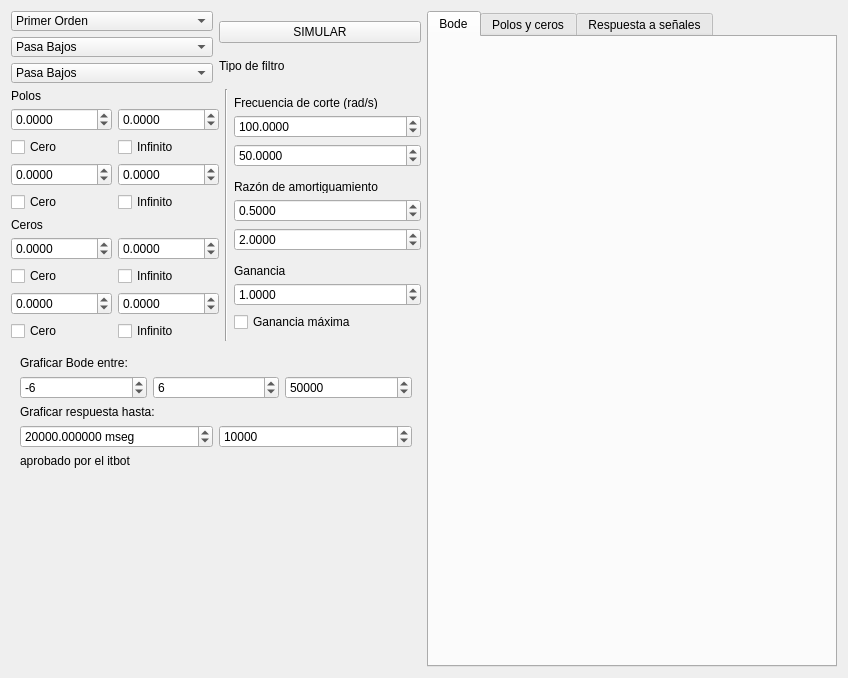
<?xml version="1.0" encoding="UTF-8"?>
<ui version="4.0">
 <class>Form</class>
 <widget class="QWidget" name="Form">
  <property name="geometry">
   <rect>
    <x>0</x>
    <y>0</y>
    <width>848</width>
    <height>580</height>
   </rect>
  </property>
  <property name="windowTitle">
   <string>Form</string>
  </property>
  <layout class="QHBoxLayout" name="horizontalLayout_5">
   <item>
    <layout class="QHBoxLayout" name="horizontalAll">
     <item>
      <layout class="QVBoxLayout" name="verticalSelect">
       <property name="sizeConstraint">
        <enum>QLayout::SetDefaultConstraint</enum>
       </property>
       <item>
        <layout class="QHBoxLayout" name="horizontalMain">
         <item>
          <layout class="QVBoxLayout" name="layoutGrado">
           <item>
            <widget class="QComboBox" name="comboGrado">
             <property name="maximumSize">
              <size>
               <width>16777215</width>
               <height>20</height>
              </size>
             </property>
             <item>
              <property name="text">
               <string>Primer Orden</string>
              </property>
             </item>
             <item>
              <property name="text">
               <string>Segundo Orden</string>
              </property>
             </item>
            </widget>
           </item>
           <item>
            <widget class="QComboBox" name="combo1er">
             <property name="maximumSize">
              <size>
               <width>16777215</width>
               <height>20</height>
              </size>
             </property>
             <item>
              <property name="text">
               <string>Pasa Bajos</string>
              </property>
             </item>
             <item>
              <property name="text">
               <string>Pasa Altos</string>
              </property>
             </item>
             <item>
              <property name="text">
               <string>Pasa Todo</string>
              </property>
             </item>
             <item>
              <property name="text">
               <string>Arbitrario</string>
              </property>
             </item>
            </widget>
           </item>
           <item>
            <widget class="QComboBox" name="combo2do">
             <property name="maximumSize">
              <size>
               <width>16777215</width>
               <height>20</height>
              </size>
             </property>
             <item>
              <property name="text">
               <string>Pasa Bajos</string>
              </property>
             </item>
             <item>
              <property name="text">
               <string>Pasa Altos</string>
              </property>
             </item>
             <item>
              <property name="text">
               <string>Pasa Todo</string>
              </property>
             </item>
             <item>
              <property name="text">
               <string>Pasa Banda</string>
              </property>
             </item>
             <item>
              <property name="text">
               <string>Notch</string>
              </property>
             </item>
             <item>
              <property name="text">
               <string>Low-pass Notch</string>
              </property>
             </item>
             <item>
              <property name="text">
               <string>High-pass Notch</string>
              </property>
             </item>
             <item>
              <property name="text">
               <string>Arbitrario</string>
              </property>
             </item>
            </widget>
           </item>
          </layout>
         </item>
         <item>
          <layout class="QVBoxLayout" name="verticalLayout_3">
           <item>
            <widget class="QPushButton" name="pushSimular">
             <property name="minimumSize">
              <size>
               <width>0</width>
               <height>20</height>
              </size>
             </property>
             <property name="text">
              <string>SIMULAR</string>
             </property>
            </widget>
           </item>
           <item>
            <widget class="QLabel" name="labelTipoFiltro">
             <property name="maximumSize">
              <size>
               <width>16777215</width>
               <height>13</height>
              </size>
             </property>
             <property name="text">
              <string>Tipo de filtro</string>
             </property>
            </widget>
           </item>
          </layout>
         </item>
        </layout>
       </item>
       <item>
        <layout class="QVBoxLayout" name="layoutConfig">
         <item>
          <layout class="QHBoxLayout" name="horizontalConfig">
           <item>
            <layout class="QVBoxLayout" name="verticalConfigPolosCeros">
             <item>
              <layout class="QVBoxLayout" name="layoutPolo">
               <item>
                <widget class="QLabel" name="labelPolo">
                 <property name="sizePolicy">
                  <sizepolicy hsizetype="Preferred" vsizetype="Minimum">
                   <horstretch>0</horstretch>
                   <verstretch>0</verstretch>
                  </sizepolicy>
                 </property>
                 <property name="maximumSize">
                  <size>
                   <width>16777215</width>
                   <height>13</height>
                  </size>
                 </property>
                 <property name="text">
                  <string>Polos</string>
                 </property>
                </widget>
               </item>
               <item>
                <layout class="QHBoxLayout" name="complexPolo">
                 <item>
                  <widget class="QDoubleSpinBox" name="spinBoxPolo">
                   <property name="decimals">
                    <number>4</number>
                   </property>
                   <property name="minimum">
                    <double>-1000000000.000000000000000</double>
                   </property>
                   <property name="maximum">
                    <double>1000000000.000000000000000</double>
                   </property>
                   <property name="stepType">
                    <enum>QAbstractSpinBox::DefaultStepType</enum>
                   </property>
                  </widget>
                 </item>
                 <item>
                  <widget class="QDoubleSpinBox" name="spinBoxPoloIm">
                   <property name="decimals">
                    <number>4</number>
                   </property>
                   <property name="minimum">
                    <double>-1000000000.000000000000000</double>
                   </property>
                   <property name="maximum">
                    <double>1000000000.000000000000000</double>
                   </property>
                   <property name="stepType">
                    <enum>QAbstractSpinBox::DefaultStepType</enum>
                   </property>
                  </widget>
                 </item>
                </layout>
               </item>
               <item>
                <layout class="QHBoxLayout" name="horizontalPolo">
                 <item>
                  <widget class="QCheckBox" name="checkPolo_cero">
                   <property name="text">
                    <string>Cero</string>
                   </property>
                  </widget>
                 </item>
                 <item>
                  <widget class="QCheckBox" name="checkPolo_infinito">
                   <property name="text">
                    <string>Infinito</string>
                   </property>
                  </widget>
                 </item>
                </layout>
               </item>
               <item>
                <layout class="QHBoxLayout" name="complexPolo_2">
                 <item>
                  <widget class="QDoubleSpinBox" name="spinBoxPolo_2">
                   <property name="decimals">
                    <number>4</number>
                   </property>
                   <property name="minimum">
                    <double>-1000000000.000000000000000</double>
                   </property>
                   <property name="maximum">
                    <double>1000000000.000000000000000</double>
                   </property>
                   <property name="stepType">
                    <enum>QAbstractSpinBox::DefaultStepType</enum>
                   </property>
                  </widget>
                 </item>
                 <item>
                  <widget class="QDoubleSpinBox" name="spinBoxPoloIm_2">
                   <property name="decimals">
                    <number>4</number>
                   </property>
                   <property name="minimum">
                    <double>-1000000000.000000000000000</double>
                   </property>
                   <property name="maximum">
                    <double>1000000000.000000000000000</double>
                   </property>
                   <property name="stepType">
                    <enum>QAbstractSpinBox::DefaultStepType</enum>
                   </property>
                  </widget>
                 </item>
                </layout>
               </item>
               <item>
                <layout class="QHBoxLayout" name="horizontalPolo_2">
                 <item>
                  <widget class="QCheckBox" name="checkPolo_cero_2">
                   <property name="text">
                    <string>Cero</string>
                   </property>
                  </widget>
                 </item>
                 <item>
                  <widget class="QCheckBox" name="checkPolo_infinito_2">
                   <property name="text">
                    <string>Infinito</string>
                   </property>
                  </widget>
                 </item>
                </layout>
               </item>
              </layout>
             </item>
             <item>
              <layout class="QVBoxLayout" name="layoutCero">
               <item>
                <widget class="QLabel" name="labelCero">
                 <property name="sizePolicy">
                  <sizepolicy hsizetype="Preferred" vsizetype="Minimum">
                   <horstretch>0</horstretch>
                   <verstretch>0</verstretch>
                  </sizepolicy>
                 </property>
                 <property name="maximumSize">
                  <size>
                   <width>16777215</width>
                   <height>13</height>
                  </size>
                 </property>
                 <property name="text">
                  <string>Ceros</string>
                 </property>
                </widget>
               </item>
               <item>
                <layout class="QHBoxLayout" name="complexCero">
                 <item>
                  <widget class="QDoubleSpinBox" name="spinBoxCero">
                   <property name="decimals">
                    <number>4</number>
                   </property>
                   <property name="minimum">
                    <double>-1000000000.000000000000000</double>
                   </property>
                   <property name="maximum">
                    <double>1000000000.000000000000000</double>
                   </property>
                   <property name="stepType">
                    <enum>QAbstractSpinBox::DefaultStepType</enum>
                   </property>
                  </widget>
                 </item>
                 <item>
                  <widget class="QDoubleSpinBox" name="spinBoxCeroIm">
                   <property name="decimals">
                    <number>4</number>
                   </property>
                   <property name="minimum">
                    <double>-1000000000.000000000000000</double>
                   </property>
                   <property name="maximum">
                    <double>1000000000.000000000000000</double>
                   </property>
                   <property name="stepType">
                    <enum>QAbstractSpinBox::DefaultStepType</enum>
                   </property>
                  </widget>
                 </item>
                </layout>
               </item>
               <item>
                <layout class="QHBoxLayout" name="horizontalCero">
                 <item>
                  <widget class="QCheckBox" name="checkCero_cero">
                   <property name="text">
                    <string>Cero</string>
                   </property>
                  </widget>
                 </item>
                 <item>
                  <widget class="QCheckBox" name="checkCero_infinito">
                   <property name="text">
                    <string>Infinito</string>
                   </property>
                  </widget>
                 </item>
                </layout>
               </item>
               <item>
                <layout class="QHBoxLayout" name="complexCero_2">
                 <item>
                  <widget class="QDoubleSpinBox" name="spinBoxCero_2">
                   <property name="decimals">
                    <number>4</number>
                   </property>
                   <property name="minimum">
                    <double>-1000000000.000000000000000</double>
                   </property>
                   <property name="maximum">
                    <double>1000000000.000000000000000</double>
                   </property>
                   <property name="stepType">
                    <enum>QAbstractSpinBox::DefaultStepType</enum>
                   </property>
                  </widget>
                 </item>
                 <item>
                  <widget class="QDoubleSpinBox" name="spinBoxCeroIm_2">
                   <property name="decimals">
                    <number>4</number>
                   </property>
                   <property name="minimum">
                    <double>-1000000000.000000000000000</double>
                   </property>
                   <property name="maximum">
                    <double>1000000000.000000000000000</double>
                   </property>
                   <property name="stepType">
                    <enum>QAbstractSpinBox::DefaultStepType</enum>
                   </property>
                  </widget>
                 </item>
                </layout>
               </item>
               <item>
                <layout class="QHBoxLayout" name="horizontalCero_2">
                 <item>
                  <widget class="QCheckBox" name="checkCero_cero_2">
                   <property name="text">
                    <string>Cero</string>
                   </property>
                  </widget>
                 </item>
                 <item>
                  <widget class="QCheckBox" name="checkCero_infinito_2">
                   <property name="text">
                    <string>Infinito</string>
                   </property>
                  </widget>
                 </item>
                </layout>
               </item>
              </layout>
             </item>
            </layout>
           </item>
           <item>
            <widget class="Line" name="line">
             <property name="orientation">
              <enum>Qt::Vertical</enum>
             </property>
            </widget>
           </item>
           <item>
            <layout class="QVBoxLayout" name="verticalConfigResto">
             <item>
              <layout class="QVBoxLayout" name="layoutFrecCorte">
               <item>
                <widget class="QLabel" name="labelFrecCorte">
                 <property name="sizePolicy">
                  <sizepolicy hsizetype="Preferred" vsizetype="Minimum">
                   <horstretch>0</horstretch>
                   <verstretch>0</verstretch>
                  </sizepolicy>
                 </property>
                 <property name="maximumSize">
                  <size>
                   <width>16777215</width>
                   <height>13</height>
                  </size>
                 </property>
                 <property name="text">
                  <string>Frecuencia de corte (rad/s)</string>
                 </property>
                </widget>
               </item>
               <item>
                <widget class="QDoubleSpinBox" name="spinBoxFrecCorte">
                 <property name="decimals">
                  <number>4</number>
                 </property>
                 <property name="minimum">
                  <double>-1000000000.000000000000000</double>
                 </property>
                 <property name="maximum">
                  <double>1000000000.000000000000000</double>
                 </property>
                 <property name="stepType">
                  <enum>QAbstractSpinBox::DefaultStepType</enum>
                 </property>
                 <property name="value">
                  <double>100.000000000000000</double>
                 </property>
                </widget>
               </item>
               <item>
                <widget class="QDoubleSpinBox" name="spinBoxFrecCorte_2">
                 <property name="decimals">
                  <number>4</number>
                 </property>
                 <property name="minimum">
                  <double>-1000000000.000000000000000</double>
                 </property>
                 <property name="maximum">
                  <double>1000000000.000000000000000</double>
                 </property>
                 <property name="stepType">
                  <enum>QAbstractSpinBox::DefaultStepType</enum>
                 </property>
                 <property name="value">
                  <double>50.000000000000000</double>
                 </property>
                </widget>
               </item>
              </layout>
             </item>
             <item>
              <layout class="QVBoxLayout" name="layoutAmortiguamiento">
               <item>
                <widget class="QLabel" name="labelAmortiguamiento">
                 <property name="sizePolicy">
                  <sizepolicy hsizetype="Preferred" vsizetype="Minimum">
                   <horstretch>0</horstretch>
                   <verstretch>0</verstretch>
                  </sizepolicy>
                 </property>
                 <property name="maximumSize">
                  <size>
                   <width>16777215</width>
                   <height>13</height>
                  </size>
                 </property>
                 <property name="text">
                  <string>Razón de amortiguamiento</string>
                 </property>
                </widget>
               </item>
               <item>
                <widget class="QDoubleSpinBox" name="spinBoxAmortiguamiento">
                 <property name="decimals">
                  <number>4</number>
                 </property>
                 <property name="minimum">
                  <double>-1000000000.000000000000000</double>
                 </property>
                 <property name="maximum">
                  <double>1000000000.000000000000000</double>
                 </property>
                 <property name="stepType">
                  <enum>QAbstractSpinBox::DefaultStepType</enum>
                 </property>
                 <property name="value">
                  <double>0.500000000000000</double>
                 </property>
                </widget>
               </item>
               <item>
                <widget class="QDoubleSpinBox" name="spinBoxAmortiguamiento_2">
                 <property name="decimals">
                  <number>4</number>
                 </property>
                 <property name="minimum">
                  <double>-1000000000.000000000000000</double>
                 </property>
                 <property name="maximum">
                  <double>1000000000.000000000000000</double>
                 </property>
                 <property name="stepType">
                  <enum>QAbstractSpinBox::DefaultStepType</enum>
                 </property>
                 <property name="value">
                  <double>2.000000000000000</double>
                 </property>
                </widget>
               </item>
              </layout>
             </item>
             <item>
              <layout class="QVBoxLayout" name="layoutGanancia">
               <item>
                <widget class="QLabel" name="labelGananciaBanda">
                 <property name="sizePolicy">
                  <sizepolicy hsizetype="Preferred" vsizetype="Minimum">
                   <horstretch>0</horstretch>
                   <verstretch>0</verstretch>
                  </sizepolicy>
                 </property>
                 <property name="maximumSize">
                  <size>
                   <width>16777215</width>
                   <height>13</height>
                  </size>
                 </property>
                 <property name="text">
                  <string>Ganancia</string>
                 </property>
                </widget>
               </item>
               <item>
                <widget class="QDoubleSpinBox" name="spinBoxGananciaBanda">
                 <property name="decimals">
                  <number>4</number>
                 </property>
                 <property name="minimum">
                  <double>-1000000000.000000000000000</double>
                 </property>
                 <property name="maximum">
                  <double>1000000000.000000000000000</double>
                 </property>
                 <property name="stepType">
                  <enum>QAbstractSpinBox::DefaultStepType</enum>
                 </property>
                 <property name="value">
                  <double>1.000000000000000</double>
                 </property>
                </widget>
               </item>
               <item>
                <widget class="QCheckBox" name="checkGananciaMaxima">
                 <property name="text">
                  <string>Ganancia máxima</string>
                 </property>
                </widget>
               </item>
              </layout>
             </item>
            </layout>
           </item>
          </layout>
         </item>
        </layout>
       </item>
       <item>
        <widget class="QWidget" name="widget" native="true">
         <layout class="QGridLayout" name="gridLayout">
          <item row="0" column="0">
           <widget class="QLabel" name="label_3">
            <property name="text">
             <string>Graficar Bode entre:</string>
            </property>
           </widget>
          </item>
          <item row="2" column="0">
           <widget class="QLabel" name="label">
            <property name="text">
             <string>Graficar respuesta hasta:</string>
            </property>
           </widget>
          </item>
          <item row="1" column="0">
           <layout class="QHBoxLayout" name="horizontalLayout">
            <item>
             <widget class="QSpinBox" name="spinBodeMin">
              <property name="minimum">
               <number>-100</number>
              </property>
              <property name="maximum">
               <number>99</number>
              </property>
              <property name="value">
               <number>-6</number>
              </property>
             </widget>
            </item>
            <item>
             <widget class="QSpinBox" name="spinBodeMax">
              <property name="minimum">
               <number>-99</number>
              </property>
              <property name="maximum">
               <number>100</number>
              </property>
              <property name="value">
               <number>6</number>
              </property>
             </widget>
            </item>
            <item>
             <widget class="QSpinBox" name="spinBodeTicks">
              <property name="minimum">
               <number>1</number>
              </property>
              <property name="maximum">
               <number>1000000000</number>
              </property>
              <property name="value">
               <number>50000</number>
              </property>
              <property name="displayIntegerBase">
               <number>10</number>
              </property>
             </widget>
            </item>
           </layout>
          </item>
          <item row="5" column="0">
           <layout class="QHBoxLayout" name="horizontalLayout_2">
            <item>
             <widget class="QLabel" name="label_2">
              <property name="minimumSize">
               <size>
                <width>187</width>
                <height>204</height>
               </size>
              </property>
              <property name="styleSheet">
               <string notr="true">border-image:url(:/rrr/index.jpg)</string>
              </property>
              <property name="text">
               <string>aprobado por el itbot</string>
              </property>
              <property name="alignment">
               <set>Qt::AlignLeading|Qt::AlignLeft|Qt::AlignTop</set>
              </property>
             </widget>
            </item>
            <item>
             <spacer name="horizontalSpacer">
              <property name="orientation">
               <enum>Qt::Horizontal</enum>
              </property>
              <property name="sizeHint" stdset="0">
               <size>
                <width>40</width>
                <height>20</height>
               </size>
              </property>
             </spacer>
            </item>
           </layout>
          </item>
          <item row="3" column="0">
           <layout class="QGridLayout" name="gridLayout_2">
            <item row="0" column="0">
             <widget class="QDoubleSpinBox" name="spinGrafRtaTiempo">
              <property name="suffix">
               <string> mseg</string>
              </property>
              <property name="decimals">
               <number>6</number>
              </property>
              <property name="minimum">
               <double>0.000001000000000</double>
              </property>
              <property name="maximum">
               <double>1000000000.000000000000000</double>
              </property>
              <property name="value">
               <double>20000.000000000000000</double>
              </property>
             </widget>
            </item>
            <item row="0" column="1">
             <widget class="QSpinBox" name="spinGrafRtaTicks">
              <property name="minimum">
               <number>1</number>
              </property>
              <property name="maximum">
               <number>1000000000</number>
              </property>
              <property name="value">
               <number>10000</number>
              </property>
             </widget>
            </item>
           </layout>
          </item>
          <item row="4" column="0">
           <spacer name="verticalSpacer">
            <property name="orientation">
             <enum>Qt::Vertical</enum>
            </property>
            <property name="sizeHint" stdset="0">
             <size>
              <width>20</width>
              <height>40</height>
             </size>
            </property>
           </spacer>
          </item>
         </layout>
        </widget>
       </item>
      </layout>
     </item>
     <item>
      <widget class="QTabWidget" name="tabGraf">
       <property name="currentIndex">
        <number>0</number>
       </property>
       <widget class="QWidget" name="tabBode">
        <attribute name="title">
         <string>Bode</string>
        </attribute>
        <layout class="QVBoxLayout" name="verticalLayout">
         <item>
          <layout class="QVBoxLayout" name="verticalBode">
           <item>
            <widget class="QStackedWidget" name="stackedBodeAmplitud">
             <widget class="QWidget" name="page"/>
             <widget class="QWidget" name="page_2"/>
            </widget>
           </item>
           <item>
            <widget class="QStackedWidget" name="stackedBodeFase">
             <widget class="QWidget" name="page_3"/>
             <widget class="QWidget" name="page_4"/>
            </widget>
           </item>
          </layout>
         </item>
        </layout>
       </widget>
       <widget class="QWidget" name="tabPolosCeros">
        <attribute name="title">
         <string>Polos y ceros</string>
        </attribute>
        <layout class="QVBoxLayout" name="verticalLayout_2">
         <item>
          <widget class="QStackedWidget" name="stackedPolosCeros">
           <widget class="QWidget" name="page_5"/>
           <widget class="QWidget" name="page_6"/>
          </widget>
         </item>
        </layout>
       </widget>
       <widget class="QWidget" name="tabRespuesta">
        <attribute name="title">
         <string>Respuesta a señales</string>
        </attribute>
        <layout class="QVBoxLayout" name="verticalLayout_5">
         <item>
          <layout class="QVBoxLayout" name="verticalRespuesta">
           <item>
            <widget class="QComboBox" name="comboRespuesta">
             <item>
              <property name="text">
               <string>Senoide</string>
              </property>
             </item>
             <item>
              <property name="text">
               <string>Escalón</string>
              </property>
             </item>
             <item>
              <property name="text">
               <string>Pulso periódico</string>
              </property>
             </item>
            </widget>
           </item>
           <item>
            <widget class="QStackedWidget" name="stackedWidget">
             <widget class="QWidget" name="page_7"/>
             <widget class="QWidget" name="page_8"/>
            </widget>
           </item>
          </layout>
         </item>
         <item>
          <layout class="QVBoxLayout" name="layoutRtaAmplitud">
           <item>
            <widget class="QLabel" name="labelRtaAmplitud">
             <property name="sizePolicy">
              <sizepolicy hsizetype="Preferred" vsizetype="Minimum">
               <horstretch>0</horstretch>
               <verstretch>0</verstretch>
              </sizepolicy>
             </property>
             <property name="maximumSize">
              <size>
               <width>16777215</width>
               <height>13</height>
              </size>
             </property>
             <property name="text">
              <string>Amplitud</string>
             </property>
            </widget>
           </item>
           <item>
            <widget class="QDoubleSpinBox" name="spinBoxRtaAmplitud">
             <property name="decimals">
              <number>4</number>
             </property>
             <property name="minimum">
              <double>0.000000000000000</double>
             </property>
             <property name="maximum">
              <double>1000000.000000000000000</double>
             </property>
             <property name="stepType">
              <enum>QAbstractSpinBox::DefaultStepType</enum>
             </property>
             <property name="value">
              <double>1.000000000000000</double>
             </property>
            </widget>
           </item>
          </layout>
         </item>
         <item>
          <layout class="QVBoxLayout" name="layoutRtaFrecuencia">
           <item>
            <widget class="QLabel" name="labelRtaFrecuencia">
             <property name="sizePolicy">
              <sizepolicy hsizetype="Preferred" vsizetype="Minimum">
               <horstretch>0</horstretch>
               <verstretch>0</verstretch>
              </sizepolicy>
             </property>
             <property name="maximumSize">
              <size>
               <width>16777215</width>
               <height>13</height>
              </size>
             </property>
             <property name="text">
              <string>Frecuencia (rad/s)</string>
             </property>
            </widget>
           </item>
           <item>
            <widget class="QDoubleSpinBox" name="spinBoxRtaFrecuencia">
             <property name="decimals">
              <number>4</number>
             </property>
             <property name="minimum">
              <double>0.000000000000000</double>
             </property>
             <property name="maximum">
              <double>1000000000.000000000000000</double>
             </property>
             <property name="stepType">
              <enum>QAbstractSpinBox::DefaultStepType</enum>
             </property>
             <property name="value">
              <double>200.000000000000000</double>
             </property>
            </widget>
           </item>
          </layout>
         </item>
         <item>
          <layout class="QVBoxLayout" name="layoutRtaFase">
           <item>
            <widget class="QLabel" name="labelRtaFase">
             <property name="sizePolicy">
              <sizepolicy hsizetype="Preferred" vsizetype="Minimum">
               <horstretch>0</horstretch>
               <verstretch>0</verstretch>
              </sizepolicy>
             </property>
             <property name="maximumSize">
              <size>
               <width>16777215</width>
               <height>13</height>
              </size>
             </property>
             <property name="text">
              <string>Fase (grados)</string>
             </property>
            </widget>
           </item>
           <item>
            <widget class="QDoubleSpinBox" name="spinBoxRtaFase">
             <property name="decimals">
              <number>4</number>
             </property>
             <property name="minimum">
              <double>-380.000000000000000</double>
             </property>
             <property name="maximum">
              <double>380.000000000000000</double>
             </property>
             <property name="stepType">
              <enum>QAbstractSpinBox::DefaultStepType</enum>
             </property>
            </widget>
           </item>
          </layout>
         </item>
         <item>
          <layout class="QVBoxLayout" name="layoutRtaPeriodo">
           <item>
            <widget class="QLabel" name="labelRtaPeriodo">
             <property name="sizePolicy">
              <sizepolicy hsizetype="Preferred" vsizetype="Minimum">
               <horstretch>0</horstretch>
               <verstretch>0</verstretch>
              </sizepolicy>
             </property>
             <property name="maximumSize">
              <size>
               <width>16777215</width>
               <height>13</height>
              </size>
             </property>
             <property name="text">
              <string>Periodo (mseg)</string>
             </property>
            </widget>
           </item>
           <item>
            <widget class="QDoubleSpinBox" name="spinBoxRtaPeriodo">
             <property name="decimals">
              <number>6</number>
             </property>
             <property name="minimum">
              <double>0.000000000000000</double>
             </property>
             <property name="maximum">
              <double>1000000.000000000000000</double>
             </property>
             <property name="stepType">
              <enum>QAbstractSpinBox::DefaultStepType</enum>
             </property>
             <property name="value">
              <double>5.000000000000000</double>
             </property>
            </widget>
           </item>
          </layout>
         </item>
         <item>
          <layout class="QVBoxLayout" name="layoutRtaDuty">
           <item>
            <widget class="QLabel" name="labelRtaDuty">
             <property name="sizePolicy">
              <sizepolicy hsizetype="Preferred" vsizetype="Minimum">
               <horstretch>0</horstretch>
               <verstretch>0</verstretch>
              </sizepolicy>
             </property>
             <property name="maximumSize">
              <size>
               <width>16777215</width>
               <height>13</height>
              </size>
             </property>
             <property name="text">
              <string>Duty Cycle</string>
             </property>
            </widget>
           </item>
           <item>
            <widget class="QDoubleSpinBox" name="spinBoxRtaDuty">
             <property name="decimals">
              <number>4</number>
             </property>
             <property name="minimum">
              <double>0.000000000000000</double>
             </property>
             <property name="maximum">
              <double>100.000000000000000</double>
             </property>
             <property name="stepType">
              <enum>QAbstractSpinBox::DefaultStepType</enum>
             </property>
             <property name="value">
              <double>25.000000000000000</double>
             </property>
            </widget>
           </item>
          </layout>
         </item>
        </layout>
       </widget>
      </widget>
     </item>
    </layout>
   </item>
  </layout>
 </widget>
 <resources>
  <include location="../resources/res.qrc"/>
 </resources>
 <connections/>
</ui>
